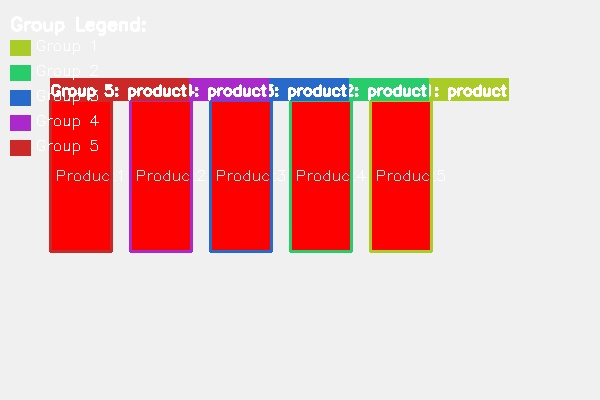
#> input picture vis_test_clustered.jpg, 600 x 400 px
$ python -i detection_service.py   (imports and definitions only)
#> lines starting #> are read from the running program, lines starting #| are printed output that depends on the picture; after the words box and inside, x2 and y2 are one past the last pixel; in counts of white or black regions, pixels touching at a corner belong together
import cv2
import numpy as np
import logging

# [1 line not run here, left out]
logger = logging.getLogger(__name__)

class DetectionService:
    def __init__(self):
        logger.info("Initializing detection service with OpenCV")

        self.hog = cv2.HOGDescriptor()
        self.hog.setSVMDetector(cv2.HOGDescriptor_getDefaultPeopleDetector())

        self.bg_subtractor = cv2.createBackgroundSubtractorMOG2()

    def detect_products(self, image):

        detections = []

        edge_detections = self._detect_by_edges(image)
        detections.extend(edge_detections)

        color_detections = self._detect_by_color(image)
        detections.extend(color_detections)

        hog_detections = self._detect_by_hog(image)
        detections.extend(hog_detections)

        detections = self._non_maximum_suppression(detections)

        logger.info(f"Total detected objects: {len(detections)}")
        return detections

    def _detect_by_edges(self, image):
        detections = []

        gray = cv2.cvtColor(image, cv2.COLOR_BGR2GRAY)

        blurred = cv2.GaussianBlur(gray, (5, 5), 0)

        edges = cv2.Canny(blurred, 30, 100)

        kernel = np.ones((3, 3), np.uint8)
        edges_dilated = cv2.dilate(edges, kernel, iterations=2)

        contours, _ = cv2.findContours(edges_dilated, cv2.RETR_EXTERNAL, cv2.CHAIN_APPROX_SIMPLE)

        h, w = image.shape[:2]
        min_area = (w * h) * 0.005
        max_area = (w * h) * 0.5

        for contour in contours:
            area = cv2.contourArea(contour)
            if min_area < area < max_area:
                x, y, w_box, h_box = cv2.boundingRect(contour)

                aspect_ratio = w_box / h_box if h_box > 0 else 0
                if 0.3 < aspect_ratio < 3:
                    # Calculate confidence based on edge density
                    edge_density = np.sum(edges[y:y+h_box, x:x+w_box]) / (w_box * h_box * 255)
                    confidence = min(0.95, 0.5 + edge_density * 0.5)

                    detection = {
                        'bbox': [x, y, x + w_box, y + h_box],
                        'confidence': float(confidence),
                        'class_id': 0,
                        'class_name': 'product',
                        'center': [x + w_box // 2, y + h_box // 2],
                        'area': float(area)
                    }
                    detections.append(detection)

        return detections

    def _detect_by_color(self, image):
        detections = []

        # Convert to HSV color space
        hsv = cv2.cvtColor(image, cv2.COLOR_BGR2HSV)

        color_ranges = [
            ([0, 50, 50], [10, 255, 255]),    # Red
            ([10, 50, 50], [25, 255, 255]),   # Orange
            ([25, 50, 50], [35, 255, 255]),   # Yellow
            ([35, 50, 50], [85, 255, 255]),   # Green
            ([85, 50, 50], [125, 255, 255]),  # Blue
            ([125, 50, 50], [145, 255, 255]), # Purple
            ([145, 50, 50], [180, 255, 255])  # Pink
        ]

        h, w = image.shape[:2]
        min_area = (w * h) * 0.005

        for lower, upper in color_ranges:
            # Create mask for color range
            lower = np.array(lower)
            upper = np.array(upper)
            mask = cv2.inRange(hsv, lower, upper)

            # Apply morphological operations to clean up mask
            kernel = np.ones((5, 5), np.uint8)
            mask = cv2.morphologyEx(mask, cv2.MORPH_CLOSE, kernel)
            mask = cv2.morphologyEx(mask, cv2.MORPH_OPEN, kernel)

            # Find contours in mask
            contours, _ = cv2.findContours(mask, cv2.RETR_EXTERNAL, cv2.CHAIN_APPROX_SIMPLE)

            for contour in contours:
                area = cv2.contourArea(contour)
                if area > min_area:
                    x, y, w_box, h_box = cv2.boundingRect(contour)
                    aspect_ratio = w_box / h_box if h_box > 0 else 0

                    if 0.3 < aspect_ratio < 3:
                        detection = {
                            'bbox': [x, y, x + w_box, y + h_box],
                            'confidence': 0.6,  # Moderate confidence for color-based
                            'class_id': 0,
                            'class_name': 'product',
                            'center': [x + w_box // 2, y + h_box // 2],
                            'area': float(area)
                        }
                        detections.append(detection)

        return detections

    def _detect_by_hog(self, image):
        detections = []

        # Resize image for faster processing
        h, w = image.shape[:2]
        scale = min(640 / w, 480 / h) if max(w, h) > 640 else 1
        if scale < 1:
            new_w = int(w * scale)
            new_h = int(h * scale)
            resized = cv2.resize(image, (new_w, new_h))
        else:
            resized = image
            new_w, new_h = w, h

        # Detect people/objects using HOG
        rects, weights = self.hog.detectMultiScale(resized, winStride=(4, 4), padding=(8, 8), scale=1.05)

        # Scale back to original image size
        if scale < 1:
            rects = [(int(x / scale), int(y / scale), int(w_box / scale), int(h_box / scale))
                    for (x, y, w_box, h_box) in rects]

        for (x, y, w_box, h_box), weight in zip(rects, weights):
            if weight > 0.5:  # Confidence threshold
                detection = {
                    'bbox': [x, y, x + w_box, y + h_box],
                    'confidence': float(weight),
                    'class_id': 0,
                    'class_name': 'product',
                    'center': [x + w_box // 2, y + h_box // 2],
                    'area': float(w_box * h_box)
                }
                detections.append(detection)

        return detections

    def _non_maximum_suppression(self, detections, iou_threshold=0.5):
        if len(detections) == 0:
            return []

        # Sort detections by confidence
        detections = sorted(detections, key=lambda x: x['confidence'], reverse=True)

        picked = []
        boxes = [d['bbox'] for d in detections]

        while len(boxes) > 0:
            current = boxes[0]
            picked.append(detections[0])

            if len(boxes) == 1:
                break

            remaining = []
            remaining_detections = []

            for i in range(1, len(boxes)):
                # Calculate IoU
                box = boxes[i]
                intersection_x1 = max(current[0], box[0])
                intersection_y1 = max(current[1], box[1])
                intersection_x2 = min(current[2], box[2])
                intersection_y2 = min(current[3], box[3])

                intersection_area = max(0, intersection_x2 - intersection_x1 + 1) * max(0, intersection_y2 - intersection_y1 + 1)

                current_area = (current[2] - current[0] + 1) * (current[3] - current[1] + 1)
                box_area = (box[2] - box[0] + 1) * (box[3] - box[1] + 1)

                iou = intersection_area / float(current_area + box_area - intersection_area)

                if iou < iou_threshold:
                    remaining.append(box)
                    remaining_detections.append(detections[i])

            boxes = remaining
            detections = remaining_detections

        return picked

>>> import cv2
>>> picture = cv2.imread('vis_test_clustered.jpg')
#> picture is the input picture: shape (400, 600, 3); mean B, G, R 190.1, 190.3, 234.8
>>> result = DetectionService().detect_products(picture)
#> in _detect_by_edges, `gray = cv2.cvtColor(image, cv2.COLOR_BGR2GRAY)`:
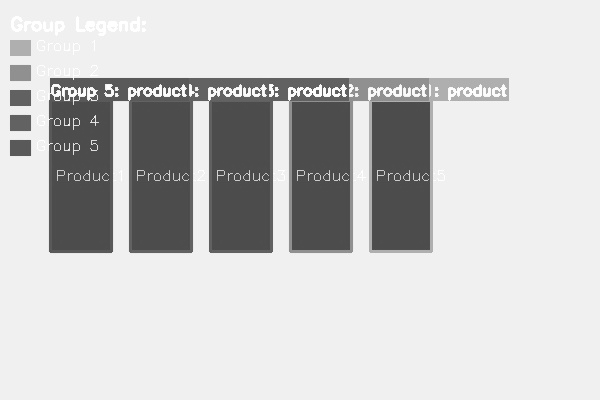
#> gray: shape (400, 600); min 66, max 255, mean 203.6
#> in _detect_by_edges, `edges = cv2.Canny(blurred, 30, 100)`:
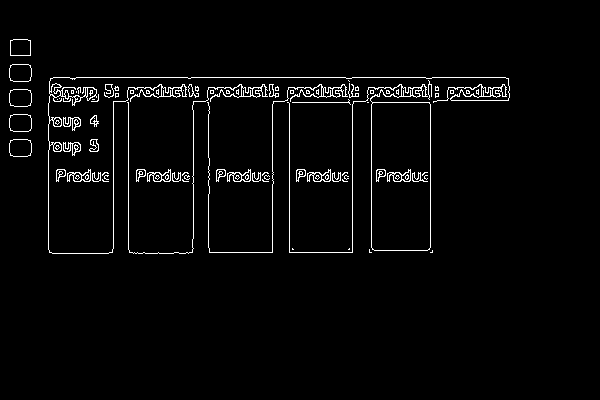
#> edges: shape (400, 600); 2.8% white in thin lines or dots, all inside (x1, y1, x2, y2) = (9, 39, 510, 254)
#> in _detect_by_edges, `edges_dilated = cv2.dilate(edges, kernel, iterations=2)`:
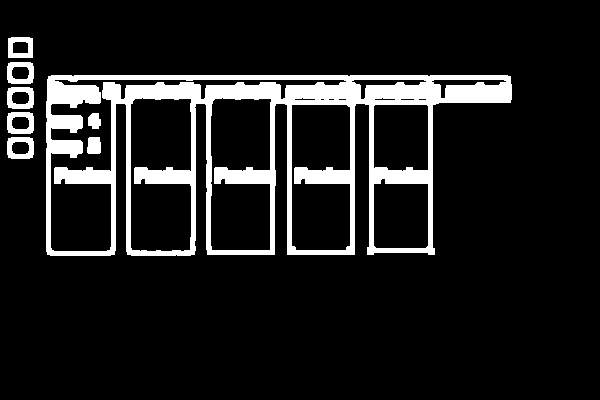
#> edges_dilated: shape (400, 600); 11.4% white; 8 white regions
#> in _detect_by_edges, `contours, _ = cv2.findContours(edges_dilated, cv2.RETR_EXTERNAL, cv2.C..`: contours = 6 contours; box (x1, y1, x2, y2) and area: (46, 75, 512, 256) 63670, (7, 112, 34, 134) 524, (7, 62, 34, 84) 524, (7, 137, 34, 159) 522, (7, 87, 34, 109) 521, (8, 37, 33, 58) 475
#> the loop in _detect_by_edges, `for contour in contours:` made 6 passes
#> (area, x, y, w_box, h_box, aspect_ratio, edge_density, confidence) on pass 4: (63670, 46, 75, 466, 181, 2.57, 0.0751, 0.538)
#> area on passes 1, 2, 3, 5, 6: 522, 524, 521, 524, 475
#> after the loop in _detect_by_edges, `for contour in contours:`: detections = 1 item
#> in _detect_by_color, `hsv = cv2.cvtColor(image, cv2.COLOR_BGR2HSV)`: hsv: shape (400, 600, 3); mean H, S, V 13.5, 57.1, 238.9
#> the loop in _detect_by_color, `for lower, upper in color_ranges:` made 7 passes
#> pass 1, in _detect_by_color, `mask = cv2.inRange(hsv, lower, upper)`:
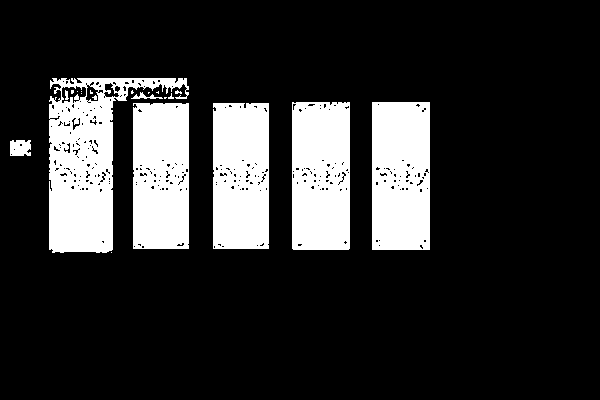
#> mask: shape (400, 600); 18.3% white; 21 white regions (13 under 20 px), largest, box (x1, y1, x2, y2) and area: (49, 78, 189, 253) 10766, (372, 102, 430, 250) 8399, (292, 102, 350, 250) 8372
#> pass 1, in _detect_by_color, `mask = cv2.morphologyEx(mask, cv2.MORPH_CLOSE, kernel)`:
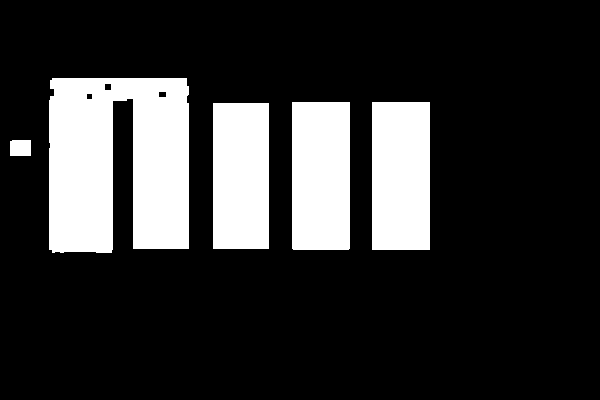
#> mask: shape (400, 600); 19.4% white; 5 white regions, box (x1, y1, x2, y2) and area: (49, 78, 189, 253) 20989, (372, 102, 430, 250) 8584, (292, 102, 350, 250) 8582, (213, 103, 269, 249) 8176, (10, 140, 31, 156) 334
#> pass 2, in _detect_by_color, `mask = cv2.inRange(hsv, lower, upper)`:
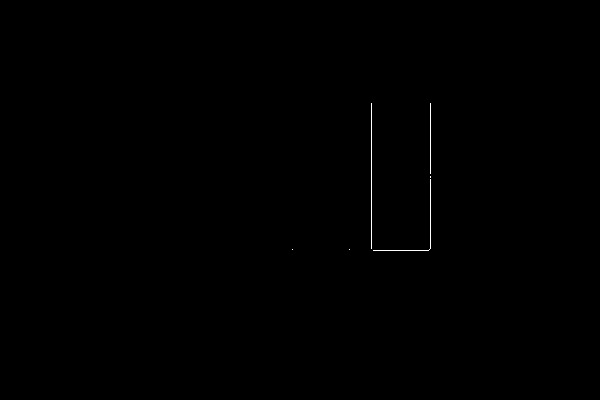
#> mask: shape (400, 600); 0.14% white in thin lines or dots, all inside (x1, y1, x2, y2) = (292, 103, 431, 251)
#> after the loop in _detect_by_color, `for lower, upper in color_ranges:`:
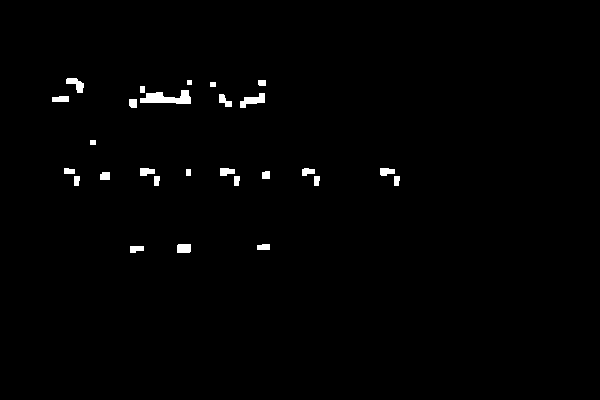
#> mask: shape (400, 600); 0.99% white; 27 white regions, largest, box (x1, y1, x2, y2) and area: (140, 90, 191, 104) 444, (240, 93, 265, 108) 199, (66, 78, 84, 93) 147
#> after the loop in _detect_by_color, `for lower, upper in color_ranges:`: detections = 4 items
#> in _detect_by_hog, `rects, weights = self.hog.detectMultiScale(resized, winStride=(4, 4), ..`: rects = [[273, 143, 96, 192], [186, 136, 107, 213], [343, 135, 107, 215], [0, 51, 117, 234]]; weights = [0.315, 0.074, 0.152, 0.132]
#> the loop in _detect_by_hog, `for (x, y, w_box, h_box), weight in zip(rects, weights):` made 4 passes
#> (x, y, w_box, h_box, weight) on passes 1 to 4: (273, 143, 96, 192, 0.315), (186, 136, 107, 213, 0.074), (343, 135, 107, 215, 0.152), (0, 51, 117, 234, 0.132)
#> after the loop in _detect_by_hog, `for (x, y, w_box, h_box), weight in zip(rects, weights):`: detections = []
#> in _non_maximum_suppression, `detections = sorted(detections, key=lambda x: x['confidence'], reverse..`: detections = 5 items
#> in _non_maximum_suppression, `boxes = [d['bbox'] for d in detections]`: boxes = [[213, 103, 269, 249], [372, 102, 430, 250], [292, 102, 350, 250], [49, 78, 189, 253], [46, 75, 512, 256]]
#> the loop in _non_maximum_suppression, `while len(boxes) > 0:` made 5 passes
#> (current, boxes) on passes 3 to 4: ([292, 102, 350, 250], [[49, 78, 189, 253], [46, 75, 512, 256]]), ([49, 78, 189, 253], [[46, 75, 512, 256]])
#> after the loop in _non_maximum_suppression, `while len(boxes) > 0:`: picked = 5 items
#> result = 5 items
